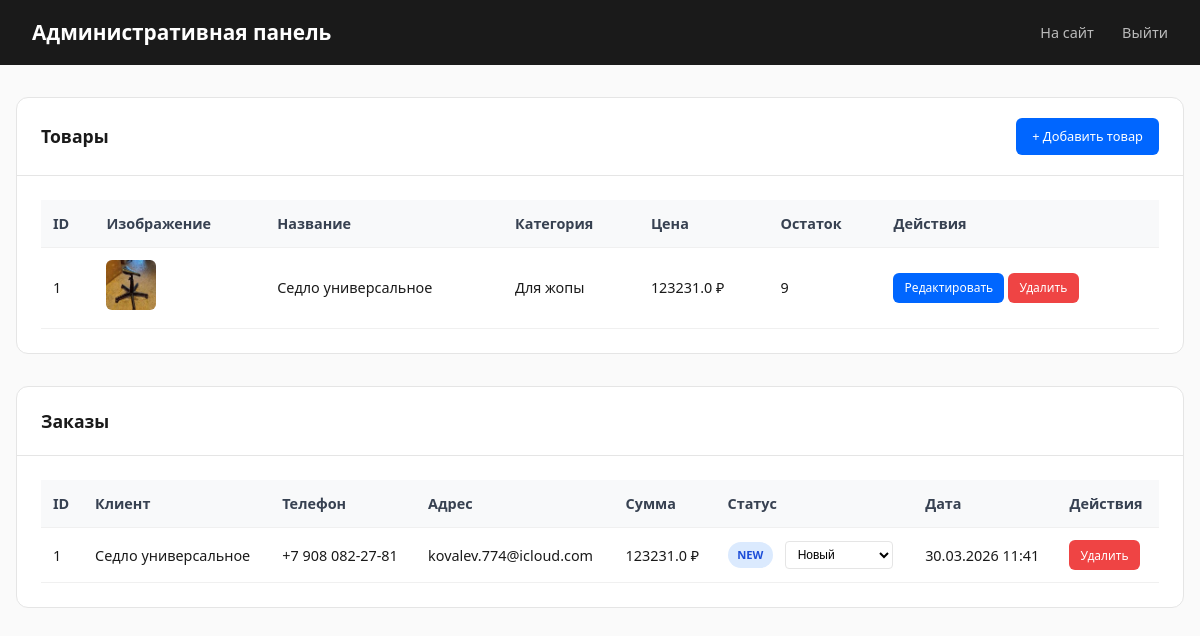
/admin (signed in), run on the app's committed database.
### app.py (models this page shows)
class Product(db.Model):
    id = db.Column(db.Integer, primary_key=True)
    name = db.Column(db.String(200), nullable=False)
    category = db.Column(db.String(100))
    price = db.Column(db.Float, nullable=False)
    stock = db.Column(db.Integer, default=0)
    description = db.Column(db.Text)
    image = db.Column(db.Text, default='default.png')  # base64 encoded image

class Order(db.Model):
    id = db.Column(db.Integer, primary_key=True)
    customer_name = db.Column(db.String(200))
    customer_phone = db.Column(db.String(20))
    customer_address = db.Column(db.String(300))
    total = db.Column(db.Float)
    status = db.Column(db.String(50), default='new')
    date = db.Column(db.DateTime, default=datetime.utcnow)

### app.py (the view)
@app.route('/admin')
@login_required
def admin():
    products = Product.query.all()
    orders = Order.query.order_by(Order.date.desc()).all()
    return render_template('admin.html', products=products, orders=orders)

### app.py (called while the page is built)
def login_required(f):
    @wraps(f)
    def decorated_function(*args, **kwargs):
        if not session.get('admin_logged_in'):
            return redirect(url_for('admin_login'))
        return f(*args, **kwargs)
    return decorated_function

### templates/admin.html (shortened to what this page needs)
<!DOCTYPE html>
<html lang="ru">
<head>
</head>
<body>
    <header class="admin-header">
        <h1>Административная панель</h1>
        <div>
            <a href="/">На сайт</a>
            <a href="/admin/logout">Выйти</a>
        </div>
    </header>
    <div class="container">
        <section class="section">
            <div class="section-header">
                <h2>Товары</h2>
                <a href="/admin/product/add" class="btn">+ Добавить товар</a>
            </div>
            <div class="section-content">
                <table>
                    <thead>
                        <tr>
                            <th>ID</th>
                            <th>Изображение</th>
                            <th>Название</th>
                            <th>Категория</th>
                            <th>Цена</th>
                            <th>Остаток</th>
                            <th>Действия</th>
                        </tr>
                    </thead>
                    <tbody>
                        {% for product in products %}
                        <tr>
                            <td>{{ product.id }}</td>
                            <td><img src="{{ product.image }}" class="image-preview"></td>
                            <td>{{ product.name }}</td>
                            <td>{{ product.category or '—' }}</td>
                            <td>{{ product.price }} ₽</td>
                            <td>{{ product.stock }}</td>
                            <td>
                                <a href="/admin/product/edit/{{ product.id }}" class="btn btn-sm">Редактировать</a>
                                <a href="/admin/product/delete/{{ product.id }}" class="btn btn-danger btn-sm" onclick="return confirm('Удалить товар?')">Удалить</a>
                            </td>
                        </tr>
                        {% endfor %}
                    </tbody>
                </table>
            </div>
        </section>
        <section class="section">
            <div class="section-header">
                <h2>Заказы</h2>
            </div>
            <div class="section-content">
                <table>
                    <thead>
                        <tr>
                            <th>ID</th>
                            <th>Клиент</th>
                            <th>Телефон</th>
                            <th>Адрес</th>
                            <th>Сумма</th>
                            <th>Статус</th>
                            <th>Дата</th>
                            <th>Действия</th>
                        </tr>
                    </thead>
                    <tbody>
                        {% for order in orders %}
                        <tr>
                            <td>{{ order.id }}</td>
                            <td>{{ order.customer_name }}</td>
                            <td>{{ order.customer_phone or '—' }}</td>
                            <td>{{ order.customer_address or '—' }}</td>
                            <td>{{ order.total }} ₽</td>
                            <td>
                                <span class="status-badge status-{{ order.status }}">{{ order.status }}</span>
                                <form method="POST" action="/admin/order/status/{{ order.id }}" style="display: inline; margin-left: 0.5rem;">
                                    <select name="status" onchange="this.form.submit()">
                                        <option value="new" {% if order.status == 'new' %}selected{% endif %}>Новый</option>
                                    </select>
                                </form>
                            </td>
                            <td>{{ order.date.strftime('%d.%m.%Y %H:%M') }}</td>
                            <td>
                                <a href="/admin/order/delete/{{ order.id }}" class="btn btn-danger btn-sm" onclick="return confirm('Удалить заказ?')">Удалить</a>
                            </td>
                        </tr>
                        {% endfor %}
                    </tbody>
                </table>
            </div>
        </section>
    </div>
</body>
</html>

### templates/admin.html (style rules this page uses)
* { margin: 0; padding: 0; box-sizing: border-box; }
body { font-family: 'Segoe UI', system-ui, sans-serif; background: #fafafa; color: #1a1a1a; line-height: 1.6; }
.admin-header { background: #1a1a1a; padding: 1rem 2rem; display: flex; justify-content: space-between; align-items: center; }
.admin-header h1 { color: white; font-size: 1.3rem; font-weight: 600; }
.admin-header a { color: rgba(255,255,255,0.7); text-decoration: none; margin-left: 1.5rem; font-size: 0.9rem; transition: color 0.2s; }
.container { max-width: 1400px; margin: 2rem auto; padding: 0 1rem; }
.section { background: white; border-radius: 12px; margin-bottom: 2rem; border: 1px solid #e5e5e5; overflow: hidden; }
.section-header { padding: 1.25rem 1.5rem; border-bottom: 1px solid #e5e5e5; display: flex; justify-content: space-between; align-items: center; }
.section-header h2 { font-size: 1.1rem; font-weight: 600; }
.section-content { padding: 1.5rem; overflow-x: auto; }
table { width: 100%; border-collapse: collapse; }
th, td { padding: 0.75rem; text-align: left; border-bottom: 1px solid #f0f0f0; font-size: 0.9rem; }
th { background: #f8f9fa; font-weight: 600; color: #374151; }
.btn { display: inline-block; padding: 0.5rem 1rem; background: #0066ff; color: white; text-decoration: none; border-radius: 6px; font-size: 0.8rem; font-weight: 500; transition: background 0.2s; border: none; cursor: pointer; }
.btn-danger { background: #ef4444; }
.btn-sm { padding: 0.35rem 0.7rem; font-size: 0.75rem; }
.status-badge { display: inline-block; padding: 0.25rem 0.6rem; border-radius: 20px; font-size: 0.7rem; font-weight: 600; text-transform: uppercase; }
.status-new { background: #dbeafe; color: #1d4ed8; }
.image-preview { width: 50px; height: 50px; object-fit: cover; border-radius: 6px; background: #f5f5f5; }
select { padding: 0.3rem 0.5rem; border: 1px solid #e5e5e5; border-radius: 4px; font-size: 0.75rem; background: white; }

### data on the page
Product: id "1", image (picture), name "Седло универсальное", category "Для жопы", price "123231.0", stock "9"
Order: id "1", customer_name "Седло универсальное", customer_phone "+7 908 082-27-81", customer_address "kovalev.774@icloud.com", total "123231.0", status "NEW", status "Новый", date "30.03.2026 11:41"
